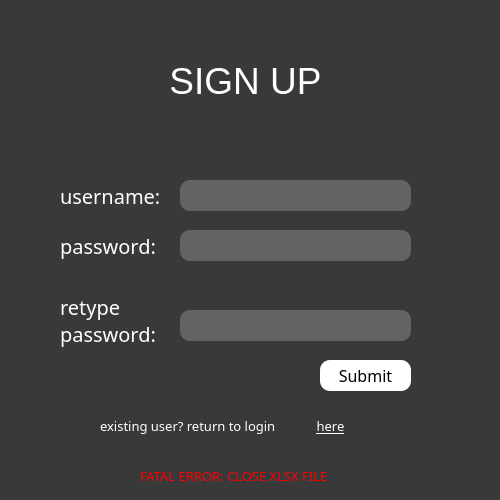
<?xml version="1.0" encoding="UTF-8"?>
<ui version="4.0">
 <class>Dialog</class>
 <widget class="QDialog" name="Dialog">
  <property name="geometry">
   <rect>
    <x>0</x>
    <y>0</y>
    <width>500</width>
    <height>500</height>
   </rect>
  </property>
  <property name="minimumSize">
   <size>
    <width>500</width>
    <height>500</height>
   </size>
  </property>
  <property name="maximumSize">
   <size>
    <width>500</width>
    <height>500</height>
   </size>
  </property>
  <property name="windowTitle">
   <string>Dialog</string>
  </property>
  <property name="styleSheet">
   <string notr="true">background-color: rgb(57, 57, 57);
</string>
  </property>
  <widget class="QLabel" name="label">
   <property name="geometry">
    <rect>
     <x>100</x>
     <y>60</y>
     <width>291</width>
     <height>41</height>
    </rect>
   </property>
   <property name="font">
    <font>
     <pointsize>28</pointsize>
    </font>
   </property>
   <property name="styleSheet">
    <string notr="true">color: rgb(255, 255, 255);
font-size: 28pt;
background-color:none;</string>
   </property>
   <property name="text">
    <string>SIGN UP</string>
   </property>
   <property name="alignment">
    <set>Qt::AlignCenter</set>
   </property>
  </widget>
  <widget class="QLabel" name="label_2">
   <property name="geometry">
    <rect>
     <x>60</x>
     <y>180</y>
     <width>121</width>
     <height>31</height>
    </rect>
   </property>
   <property name="font">
    <font>
     <family>Franklin Gothic Book</family>
     <pointsize>15</pointsize>
    </font>
   </property>
   <property name="styleSheet">
    <string notr="true">color: rgb(255, 255, 255);
font-size: 15pt;
</string>
   </property>
   <property name="text">
    <string>username:</string>
   </property>
  </widget>
  <widget class="QLabel" name="label_4">
   <property name="geometry">
    <rect>
     <x>60</x>
     <y>230</y>
     <width>111</width>
     <height>31</height>
    </rect>
   </property>
   <property name="font">
    <font>
     <family>Franklin Gothic Book</family>
     <pointsize>15</pointsize>
    </font>
   </property>
   <property name="styleSheet">
    <string notr="true">color: rgb(255, 255, 255);
font-size: 15pt;
</string>
   </property>
   <property name="text">
    <string>password:</string>
   </property>
  </widget>
  <widget class="QLineEdit" name="username">
   <property name="geometry">
    <rect>
     <x>180</x>
     <y>180</y>
     <width>231</width>
     <height>31</height>
    </rect>
   </property>
   <property name="styleSheet">
    <string notr="true">font-size: 12pt;
color: rgb(255, 255, 255);
border-radius: 10;
background-color: rgb(99, 99, 99);</string>
   </property>
   <property name="text">
    <string/>
   </property>
  </widget>
  <widget class="QLineEdit" name="password">
   <property name="geometry">
    <rect>
     <x>180</x>
     <y>230</y>
     <width>231</width>
     <height>31</height>
    </rect>
   </property>
   <property name="styleSheet">
    <string notr="true">font-size: 12pt;
color: rgb(255, 255, 255);
border-radius: 10;
background-color: rgb(99, 99, 99);</string>
   </property>
  </widget>
  <widget class="QPushButton" name="submitbutton">
   <property name="geometry">
    <rect>
     <x>320</x>
     <y>360</y>
     <width>91</width>
     <height>31</height>
    </rect>
   </property>
   <property name="font">
    <font>
     <family>Franklin Gothic Book</family>
     <pointsize>12</pointsize>
    </font>
   </property>
   <property name="styleSheet">
    <string notr="true">background-color: rgb(255, 255, 255);
border-radius: 10;</string>
   </property>
   <property name="text">
    <string>Submit</string>
   </property>
  </widget>
  <widget class="QLabel" name="label_3">
   <property name="geometry">
    <rect>
     <x>100</x>
     <y>410</y>
     <width>211</width>
     <height>31</height>
    </rect>
   </property>
   <property name="font">
    <font>
     <family>Franklin Gothic Book</family>
     <pointsize>10</pointsize>
    </font>
   </property>
   <property name="styleSheet">
    <string notr="true">color: rgb(255, 255, 255);</string>
   </property>
   <property name="text">
    <string>existing user? return to login</string>
   </property>
  </widget>
  <widget class="QPushButton" name="returnbutton">
   <property name="geometry">
    <rect>
     <x>310</x>
     <y>410</y>
     <width>41</width>
     <height>31</height>
    </rect>
   </property>
   <property name="font">
    <font>
     <family>Franklin Gothic Book</family>
     <pointsize>10</pointsize>
     <underline>true</underline>
    </font>
   </property>
   <property name="styleSheet">
    <string notr="true">color: rgb(255, 255, 255);
background-color: rgb(57, 57, 57);
border: none;</string>
   </property>
   <property name="text">
    <string>here</string>
   </property>
  </widget>
  <widget class="QLineEdit" name="confirmpass">
   <property name="geometry">
    <rect>
     <x>180</x>
     <y>310</y>
     <width>231</width>
     <height>31</height>
    </rect>
   </property>
   <property name="styleSheet">
    <string notr="true">font-size: 12pt;
color: rgb(255, 255, 255);
border-radius: 10;
background-color: rgb(99, 99, 99);</string>
   </property>
  </widget>
  <widget class="QLabel" name="label_5">
   <property name="geometry">
    <rect>
     <x>60</x>
     <y>290</y>
     <width>111</width>
     <height>61</height>
    </rect>
   </property>
   <property name="font">
    <font>
     <family>Franklin Gothic Book</family>
     <pointsize>15</pointsize>
    </font>
   </property>
   <property name="styleSheet">
    <string notr="true">color: rgb(255, 255, 255);
font-size: 15pt;
</string>
   </property>
   <property name="text">
    <string>retype
password:</string>
   </property>
  </widget>
  <widget class="QLabel" name="matcherror">
   <property name="geometry">
    <rect>
     <x>160</x>
     <y>460</y>
     <width>191</width>
     <height>31</height>
    </rect>
   </property>
   <property name="font">
    <font>
     <family>Franklin Gothic Book</family>
     <pointsize>10</pointsize>
    </font>
   </property>
   <property name="styleSheet">
    <string notr="true">color:rgb(255, 0, 0)</string>
   </property>
   <property name="text">
    <string>Passwords Do Not Match!</string>
   </property>
  </widget>
  <widget class="QLabel" name="usererror">
   <property name="geometry">
    <rect>
     <x>160</x>
     <y>460</y>
     <width>191</width>
     <height>31</height>
    </rect>
   </property>
   <property name="font">
    <font>
     <family>Franklin Gothic Book</family>
     <pointsize>10</pointsize>
    </font>
   </property>
   <property name="styleSheet">
    <string notr="true">color:rgb(255, 0, 0)</string>
   </property>
   <property name="text">
    <string>Username Already Exists!</string>
   </property>
  </widget>
  <widget class="QLabel" name="blankerror">
   <property name="geometry">
    <rect>
     <x>140</x>
     <y>460</y>
     <width>211</width>
     <height>31</height>
    </rect>
   </property>
   <property name="font">
    <font>
     <family>Franklin Gothic Book</family>
     <pointsize>10</pointsize>
    </font>
   </property>
   <property name="styleSheet">
    <string notr="true">color:rgb(255, 0, 0)</string>
   </property>
   <property name="text">
    <string>Cannot Leave Field(s) Blank!</string>
   </property>
  </widget>
  <widget class="QLabel" name="maxerror">
   <property name="geometry">
    <rect>
     <x>140</x>
     <y>460</y>
     <width>221</width>
     <height>31</height>
    </rect>
   </property>
   <property name="font">
    <font>
     <family>Franklin Gothic Book</family>
     <pointsize>10</pointsize>
    </font>
   </property>
   <property name="styleSheet">
    <string notr="true">color:rgb(255, 0, 0)</string>
   </property>
   <property name="text">
    <string>Maximum 10 Users Reached!</string>
   </property>
  </widget>
  <widget class="QLabel" name="maxerror_2">
   <property name="geometry">
    <rect>
     <x>140</x>
     <y>460</y>
     <width>101</width>
     <height>31</height>
    </rect>
   </property>
   <property name="font">
    <font>
     <family>Franklin Gothic Book</family>
     <pointsize>10</pointsize>
    </font>
   </property>
   <property name="styleSheet">
    <string notr="true">color:rgb(255, 0, 0)</string>
   </property>
   <property name="text">
    <string>',' is not valid</string>
   </property>
  </widget>
  <widget class="QLabel" name="openerror">
   <property name="geometry">
    <rect>
     <x>140</x>
     <y>460</y>
     <width>221</width>
     <height>31</height>
    </rect>
   </property>
   <property name="font">
    <font>
     <family>Franklin Gothic Book</family>
     <pointsize>10</pointsize>
    </font>
   </property>
   <property name="styleSheet">
    <string notr="true">color:rgb(255, 0, 0)</string>
   </property>
   <property name="text">
    <string>FATAL ERROR: CLOSE XLSX FILE</string>
   </property>
  </widget>
 </widget>
 <resources/>
 <connections/>
</ui>
